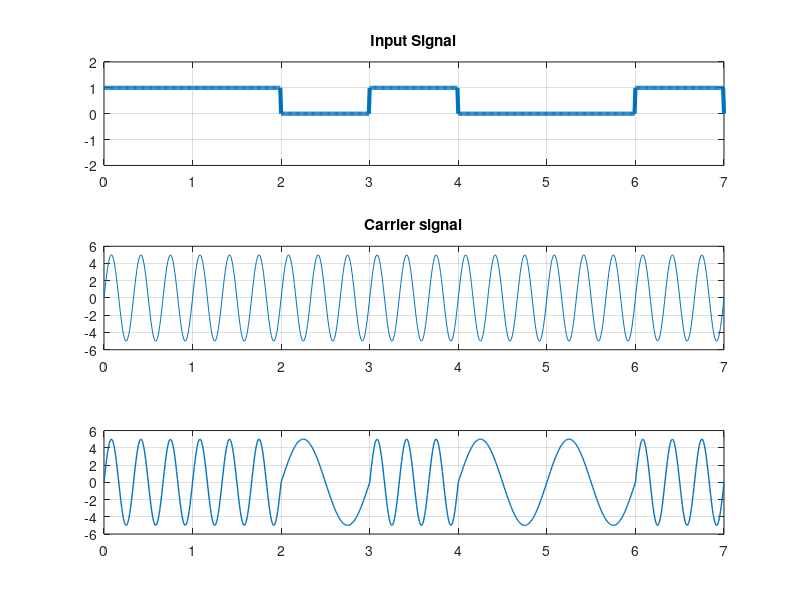

MATLAB code for this plot:
clc
clear
close all

bits = [1 1 0 1  0 0 1];
%bits=input('Enter bit stream: ');

bitrate = 1;

sampling_rate = 100;
sampling_time = 1/sampling_rate;

end_time = length(bits)/bitrate;
time = 0:sampling_time:end_time;
lenTime=length(time);


%input digital data
x=zeros(1,lenTime);
for i = 1:length(bits)
  if bits(i) == 1
    x((i-1)*sampling_rate+1:i*sampling_rate) =1;
  end
end

subplot(3,1,1);
plot(time, x, 'linewidth', 3);
ylim([-2, 2]);
title("Input Signal");
grid on;
a = 5; %Amplitude
f = 3; %Frequency
modulation = a*sin(2*pi*f*time);

subplot(3,1,2);
plot(time, modulation);
title("Carrier signal"); 
grid on;


%modulation  

in = 1; %Bitstream in

lower_signal= a*sin(2*pi*1*time(1:lenTime));

for i = 1:length(time)
    if bits(in) == 0
        modulation(i)=lower_signal(i);
        %modulation((i-1)*sampling_rate+1:i*sampling_rate) = lower_signal;
    end
    if time(i)*bitrate >= in
        in = in+1;
    end
end


%axis([0 end_time -12 12]);
subplot(3,1,3);
plot(time, modulation, "LineWidth", 1);
grid on;



%Demodulation

in = 1;

for i = 1:length(modulation)
    if modulation(i) ~= 0
        demodultaion(in) = 1;
    else
        demodultaion(in) = 0;
    end
    if time(i)*bitrate >= in
        in = in+1;
    end
end

disp(demodultaion);
